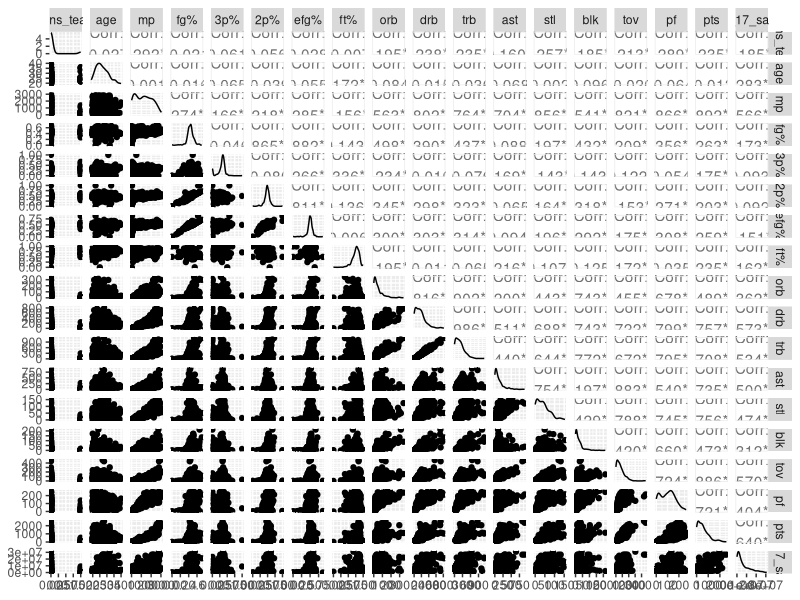

This figure's R source:

library(tidyverse)
library(broom)

NBA <- read_csv("data/NBA.csv")
colnames(NBA)

salarymodel <- NBA %>% 
  select(-rk, -player, -player_id, -`17_18salary`, -name, -tm, -`fg`, -`fga`, -`3p`, -`3pa`, -`2p`, -`2pa`, -pos, -ft, -fta, -g, -gs)

### Data exploratory analysis

library(GGally)
salarymodel %>%
  ggpairs()
